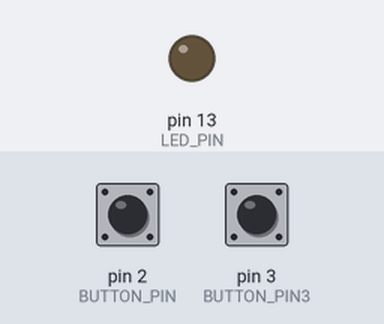
Bench run of a sketch on a simulated Arduino Uno, built with avr-gcc and run on an emulated ATmega328P. Parts: output pins drawn as LEDs (lit = HIGH). Dashed ring = blinking. The inputs (shaded band) are chosen by the test bench; at power-on: pin 2 (BUTTON_PIN) HIGH, pin 3 (BUTTON_PIN3) HIGH. What the sketch prints to the serial monitor is not drawn.

Above: at 1.2 s.
1.3 s: pin 2 (BUTTON_PIN) pulled LOW for 0.15 s
At 2.0 s:
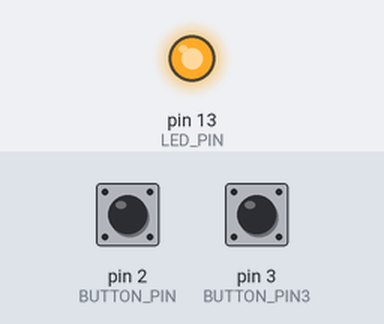
2.9 s: pin 2 (BUTTON_PIN) pulled LOW for 1 s
At 4.4 s:
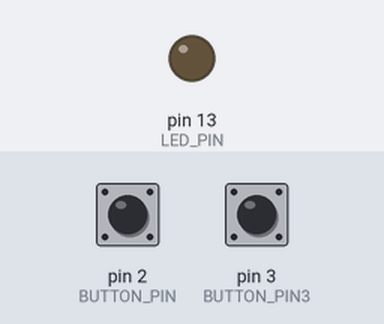
5.4 s: pin 2 (BUTTON_PIN) pulled LOW for 3.2 s
At 6.3 s:
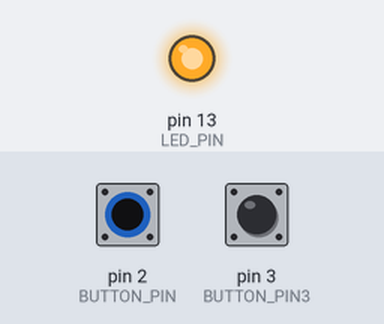
10.1 s: pin 3 (BUTTON_PIN3) pulsed LOW 5 times (0.12 s each, 0.3 s apart)
At 11.17 s:
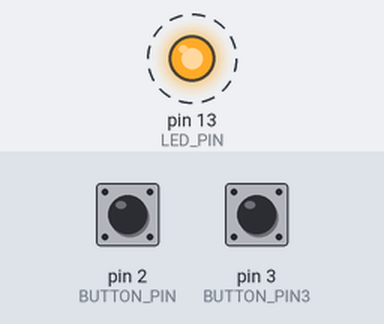
13.1 s: pin 2 (BUTTON_PIN) driven LOW and pin 3 (BUTTON_PIN3) driven LOW
Timing chart, 0 to 15.6 s (numbered marks = the images above; inputs shaded):
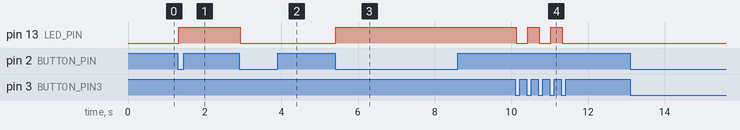

Measured:
- after the input at 1.3 s, pin 13 (LED_PIN): LOW → HIGH at once
- after the input at 2.9 s, pin 13 (LED_PIN): HIGH → LOW at once
- after the input at 5.4 s, pin 13 (LED_PIN): LOW → HIGH at once
- after the input at 10.1 s, pin 13 (LED_PIN): alternates HIGH for 0.30 s and LOW for 0.30 s, 5 changes in all, then stays LOW, starting at once

The sketch:

sketch_jun28b.ino
```cpp
#include <Bounce2.h>

#define BUTTON_PIN1 1
#define BUTTON_PIN 2
#define BUTTON_PIN3 3

#define LED_PIN 13

int ledState = LOW;


Bounce debouncer1 = Bounce(); // Instantiate a Bounce object
Bounce debouncer2 = Bounce();
Bounce debouncer3 = Bounce();

void setup() {
    Serial.begin(9600);
  debouncer2.attach(BUTTON_PIN,INPUT_PULLUP); // Attach the debouncer to a pin with INPUT_PULLUP mode
  debouncer2.interval(25); // Use a debounce interval of 25 milliseconds

  debouncer1.attach(BUTTON_PIN1,INPUT_PULLUP); // Attach the debouncer to a pin with INPUT_PULLUP mode
  debouncer1.interval(25);


  debouncer3.attach(BUTTON_PIN3,INPUT_PULLUP); // Attach the debouncer to a pin with INPUT_PULLUP mode
  debouncer3.interval(25);


  pinMode(LED_PIN,OUTPUT); // Setup the LED
  digitalWrite(LED_PIN,ledState);

}

void loop() {

   debouncer1.update();
   debouncer2.update();
   debouncer3.update();// Update the Bounce instance

   if ( debouncer1.fell() ) {  // Call code if button transitions from HIGH to LOW

     Serial.print("Button Pressed !!!");
     ledState = !ledState; // Toggle LED state
     digitalWrite(LED_PIN,ledState); // Apply new LED state
   }

   if ( debouncer2.fell() ) {  // Call code if button transitions from HIGH to LOW

     Serial.print("Button Pressed !!!");
     ledState = !ledState; // Toggle LED state
     digitalWrite(LED_PIN,ledState); // Apply new LED state
   }

   if ( debouncer3.fell() ) {  // Call code if button transitions from HIGH to LOW

     Serial.print("Button Pressed !!!");
     ledState = !ledState; // Toggle LED state
     digitalWrite(LED_PIN,ledState); // Apply new LED state
   }
}
```
